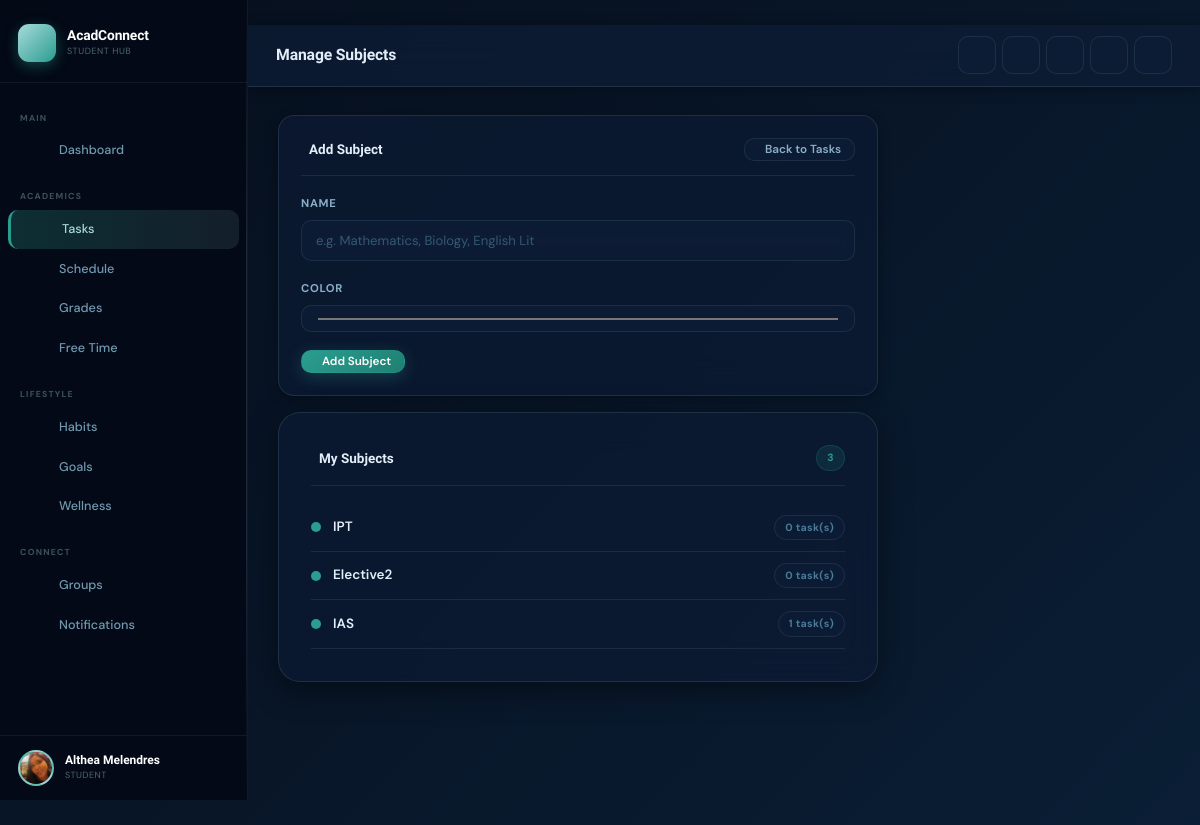
/tasks/subjects/ (signed in), run on the app's committed database.
### apps/accounts/models.py (models this page shows, shortened)
class User(AbstractUser):
    ROLE_CHOICES = [
        ('student', 'Student'),
        ('professor', 'Professor'),
        ('admin', 'Admin'),
    ]
    role = models.CharField(max_length=20, choices=ROLE_CHOICES, default='student')
    profile_photo = models.ImageField(upload_to='profiles/', blank=True, null=True)
    bio = models.TextField(blank=True)
    semester = models.CharField(max_length=20, blank=True)
    gpa_threshold = models.FloatField(default=2.0, help_text="Alert if GPA falls below this value")
    stress_level = models.IntegerField(default=5, help_text="1-10 scale")
    dark_mode = models.BooleanField(default=False)
    is_email_verified = models.BooleanField(default=False)
    email = models.EmailField(unique=True, blank=False)
    @property
    def full_name(self):
        return f"{self.first_name} {self.last_name}".strip() or self.username

### apps/tasks/models.py (models this page shows, shortened)
class Subject(models.Model):
    user = models.ForeignKey(settings.AUTH_USER_MODEL, on_delete=models.CASCADE, related_name='subjects')
    name = models.CharField(max_length=100)
    color = models.CharField(max_length=7, default='#4A90D9')

### apps/tasks/views.py (the view)
# urls.py: path('subjects/', views.subject_list, name='subjects'),
@login_required
def subject_list(request):
    subjects = Subject.objects.filter(user=request.user)
    if request.method == 'POST':
        form = SubjectForm(request.POST)
        if form.is_valid():
            subject = form.save(commit=False)
            subject.user = request.user
            subject.save()
            messages.success(request, f"Subject '{subject.name}' added!")
            return redirect('tasks:subjects')
    else:
        form = SubjectForm()
    return render(request, 'tasks/subjects.html', {'subjects': subjects, 'form': form})

### apps/tasks/forms.py
class SubjectForm(forms.ModelForm):
    class Meta:
        model = Subject
        fields = ['name', 'color']
        widgets = {
            'name': forms.TextInput(attrs={
                'class': 'form-control',
                'placeholder': 'e.g. Mathematics, Biology, English Lit',
            }),
            'color': forms.TextInput(attrs={
                'type': 'color',
                'class': 'form-control',
            }),
        }
        help_texts = {
            'name': 'A short, recognisable name for the subject.',
            'color': 'Pick a colour to identify tasks and schedule entries for this subject.',
        }

### templates/tasks/subjects.html (shortened to what this page needs)
﻿{% extends 'base.html' %}
{% block page_title %}Manage Subjects{% endblock %}
{% block content %}
<div style="max-width:600px;">
  <div class="card mb-16">
    <div class="card-header">
      <span class="card-title"> Add Subject</span>
      <a href="{% url 'tasks:list' %}" class="btn btn-secondary btn-sm">
         Back to Tasks
      </a>
    </div>
    <form method="post">
      {% for field in form %}
      <div class="form-group">
        <label class="form-label">{{ field.label }}</label>
        {{ field }}
      </div>
      {% endfor %}
      <button type="submit" class="btn btn-primary btn-sm" id="add-subject-btn">
         Add Subject
      </button>
    </form>
  </div>
  <div class="card form-glass">
    <div class="card-header">
      <span class="card-title"> My Subjects</span>
      <span class="badge badge-teal">{{ subjects|length }}</span>
    </div>
    {% for subject in subjects %}
    <div class="flex-center gap-12" style="padding:11px 0;border-bottom:1px solid var(--border-color);">
      <div style="width:10px;height:10px;border-radius:50%;background:var(--accent-teal);flex-shrink:0;"></div>
      <div style="font-weight:600;font-size:0.9rem;flex:1;">{{ subject.name }}</div>
      <span class="badge badge-gray">{{ subject.tasks.count }} task(s)</span>
    </div>
    {% empty %}
    <p class="text-muted" style="padding:16px 0;font-size:0.875rem;">No subjects yet. Add your first!</p>
    {% endfor %}
  </div>
</div>
{% endblock %}

### templates/base.html (shortened to what this page needs)
{% load static %}
<!DOCTYPE html>
<html lang="en"
  data-theme="{% if request.user.is_authenticated and request.user.dark_mode %}dark{% else %}light{% endif %}">
<head>
  <link rel="stylesheet" href="{% static 'css/main.css' %}">
  <link rel="stylesheet" href="{% static 'css/features.css' %}">
  <link rel="stylesheet" href="https://cdn.jsdelivr.net/npm/@phosphor-icons/web@2.1.1/src/regular/style.css">
  <link href="https://cdn.jsdelivr.net/npm/fullcalendar@6.1.10/index.global.min.css" rel="stylesheet">
</head>
<body>
  {% if request.user.is_authenticated %}
  <div class="app-wrapper">
    <aside class="sidebar" id="app-sidebar">
      <div class="sidebar-header">
        <a href="{% url 'dashboard:home' %}" class="sidebar-brand">
          <div class="brand-icon"></div>
          <div>
            <span class="brand-name">AcadConnect</span>
            <span class="brand-sub">Student Hub</span>
          </div>
        </a>
      </div>
      <nav class="sidebar-nav">
        <div class="nav-section-label">Main</div>
        <a href="{% url 'dashboard:home' %}"
          class="nav-link {% if request.resolver_match.namespace == 'dashboard' %}active{% endif %}">
          <span>Dashboard</span>
        </a>
        <div class="nav-section-label">Academics</div>
        <a href="{% url 'tasks:list' %}"
          class="nav-link {% if request.resolver_match.namespace == 'tasks' %}active{% endif %}">
          <span>Tasks</span>
        </a>
        <a href="{% url 'schedule:calendar' %}"
          class="nav-link {% if request.resolver_match.namespace == 'schedule' and request.resolver_match.url_name != 'free_time' %}active{% endif %}">
          <span>Schedule</span>
        </a>
        <a href="{% url 'grades:dashboard' %}"
          class="nav-link {% if request.resolver_match.namespace == 'grades' %}active{% endif %}">
          <span>Grades</span>
        </a>
        <a href="{% url 'schedule:free_time' %}"
          class="nav-link {% if request.resolver_match.namespace == 'schedule' and request.resolver_match.url_name == 'free_time' %}active{% endif %}">
          <span>Free Time</span>
        </a>
        <div class="nav-section-label">Lifestyle</div>
        <a href="{% url 'habits:habits' %}"
          class="nav-link {% if request.resolver_match.namespace == 'habits' and request.resolver_match.url_name == 'habits' %}active{% endif %}">
          <span>Habits</span>
        </a>
        <a href="{% url 'habits:goals' %}"
          class="nav-link {% if request.resolver_match.namespace == 'habits' and request.resolver_match.url_name != 'habits' %}active{% endif %}">
          <span>Goals</span>
        </a>
        <a href="{% url 'wellness:hub' %}"
          class="nav-link {% if request.resolver_match.namespace == 'wellness' %}active{% endif %}">
          <span>Wellness</span>
        </a>
        <div class="nav-section-label">Connect</div>
        <a href="{% url 'collaboration:list' %}"
          class="nav-link {% if request.resolver_match.namespace == 'collaboration' %}active{% endif %}">
          <span>Groups</span>
        </a>
        <a href="{% url 'notifications:center' %}"
          class="nav-link {% if request.resolver_match.namespace == 'notifications' %}active{% endif %}">
          <span>Notifications</span>
        </a>
      </nav>
      <div class="sidebar-footer">
        <div class="user-mini">
          <div class="user-avt">
            {% if request.user.profile_photo %}
            <img src="{{ request.user.profile_photo.url }}" alt="{{ request.user.username }}">
            {% else %}
            {{ request.user.username|first|upper }}
            {% endif %}
          </div>
          <div>
            <div class="user-name">{{ request.user.full_name }}</div>
            <div class="user-role">{{ request.user.get_role_display }}</div>
          </div>
        </div>
      </div>
    </aside>
    <div class="main-content">
      <header class="topbar">
        <div class="topbar-left">
          <span class="topbar-title">{% block page_title %}Dashboard{% endblock %}</span>
        </div>
        <div class="topbar-actions">
          <a href="{% url 'tasks:create' %}" class="topbar-btn" title="Add Task">
          </a>
          <a href="{% url 'notifications:center' %}" class="topbar-btn" title="Notifications">
          </a>
          <button class="topbar-btn" id="theme-toggle-btn" title="Toggle theme" aria-label="Toggle dark/light mode">
          </button>
          <a href="{% url 'accounts:profile' %}" class="topbar-btn" title="Profile">
          </a>
          <a href="{% url 'accounts:logout' %}" class="topbar-btn" title="Logout">
          </a>
        </div>
      </header>
      <main class="page-content fade-in">
        {% block content %}{% endblock %}
      </main>
    </div>
  </div>
  {% else %}
  {% block auth_content %}{% endblock %}
  {% endif %}
</body>
</html>

### static/css/features.css (style rules this page uses)
:root { --lp-text: rgba(200,224,239,0.88); --lp-text-muted: rgba(200,224,239,0.55); --lp-text-faint: rgba(200,224,239,0.35); --lp-heading: #ffffff; --lp-eyebrow: #2A9D8F; --lp-border: rgba(168,218,220,0.18); --lp-border-hover: rgba(168,218,220,0.45); --lp-surface: rgba(255,255,255,0.04); --lp-surface-hover: rgba(168,218,220,0.08); --lp-card-bg: rgba(10,20,40,0.85); --lp-nav-scrolled: rgba(10,14,26,0.88); --lp-nav-border: rgba(168,218,220,0.12); --lp-mobile-bg: rgba(10,14,26,0.97); --lp-stats-bg: rgba(255,255,255,0.05); --lp-section-dark: rgba(0,0,0,0.25); --lp-section-alt: rgba(13,59,102,0.2); --lp-pill-bg: rgba(168,218,220,0.08); --lp-pill-hover: rgba(168,218,220,0.18); --lp-pill-icon: #A8DADC; --lp-pill-text: rgba(200,224,239,0.88); --lp-pill-hint: rgba(168,218,220,0.4); --lp-footer-bg: rgba(7,13,24,0.95); --lp-footer-text: rgba(200,224,239,0.5); --lp-footer-muted: rgba(200,224,239,0.3); --lp-footer-border: rgba(168,218,220,0.1); --lp-step-bg: rgba(255,255,255,0.04); --lp-step-hover: rgba(168,218,220,0.07); --lp-step-num: rgba(168,218,220,0.1); --lp-step-text: rgba(200,224,239,0.6); --lp-trust-bg: rgba(255,255,255,0.05); --lp-trust-hover: rgba(168,218,220,0.08); --lp-trust-text: rgba(200,224,239,0.6); --lp-vc-task-color: rgba(200,224,239,0.8); --lp-vc-bar-bg: rgba(168,218,220,0.1); --lp-ghost-border: rgba(168,218,220,0.3); --lp-ghost-color: rgba(200,224,239,0.85); --lp-ghost-hover: rgba(168,218,220,0.08); --lp-hamburger: rgba(200,224,239,0.8); }

### data on the page
User: user.profile_photo (picture), user.full_name "Althea Melendres", user.role "STUDENT"
Subject: name "IPT", tasks.count "0"
Subject: name "Elective2", tasks.count "0"
Subject: name "IAS", tasks.count "1"

### other printed values
{{ field.label }} "NAME" "COLOR"
{{ subjects|length }} "3"
